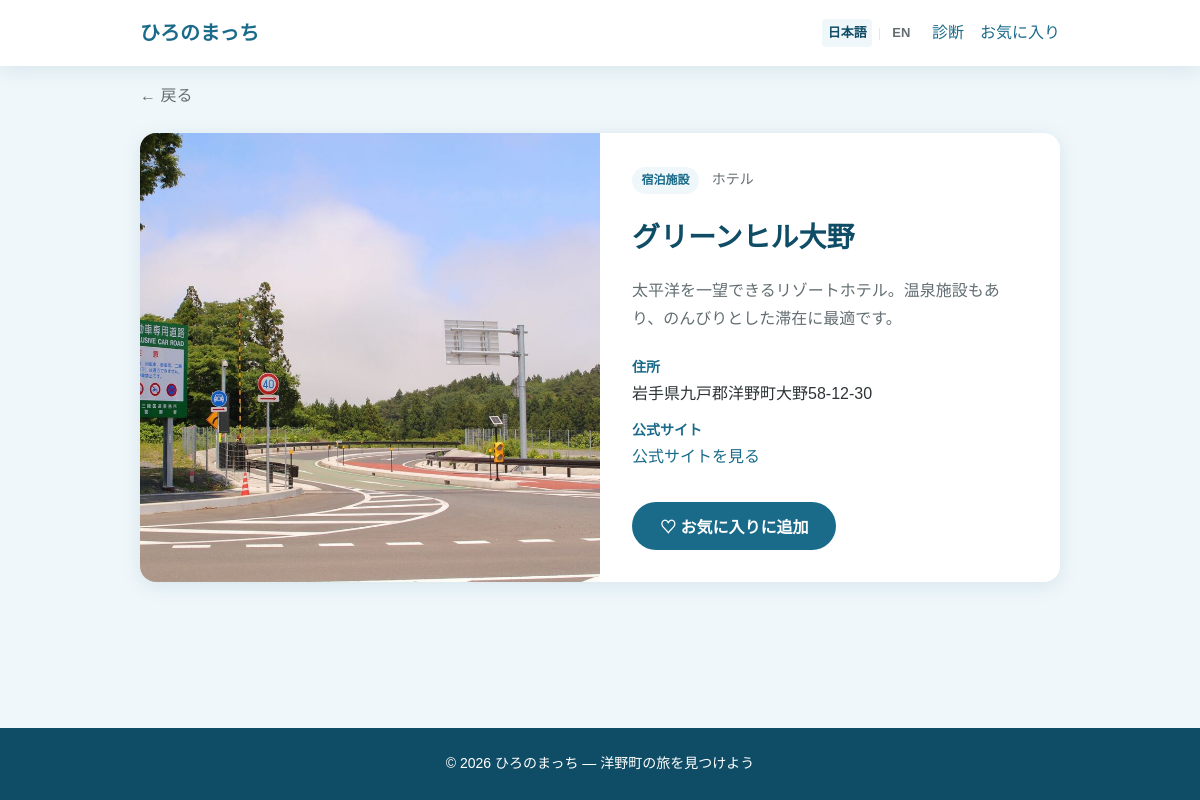
Page /spot/9 on the committed database.
### tables this page shows
CREATE TABLE spots (
    id INTEGER PRIMARY KEY AUTOINCREMENT,
    name TEXT NOT NULL,
    category TEXT NOT NULL,
    genre TEXT NOT NULL,
    description TEXT NOT NULL,
    image_url TEXT NOT NULL,
    address TEXT NOT NULL,
    official_url TEXT NOT NULL,
    map_url TEXT NOT NULL DEFAULT '',
    name_en TEXT NOT NULL DEFAULT '',
    category_en TEXT NOT NULL DEFAULT '',
    genre_en TEXT NOT NULL DEFAULT '',
    description_en TEXT NOT NULL DEFAULT ''
);

### app.py (the view)
@app.route("/spot/<int:spot_id>")
def spot_detail(spot_id):
    spot = fetch_spot(spot_id)
    if spot is None:
        abort(404)
    return render_template("spot_detail.html", spot=spot)

### app.py (called while the page is built)
@app.context_processor
def inject_i18n():
    return {
        "_": translate,
        "tv": translate_value,
        "lang": get_lang(),
        "supported_langs": SUPPORTED_LANGS,
    }

def fetch_spot(spot_id):
    db = get_db()
    spot = db.execute("SELECT * FROM spots WHERE id = ?", (spot_id,)).fetchone()
    db.close()
    if spot is None:
        return None
    return localize_row(spot, ("name", "category", "genre", "description"))

### database.py (called while the page is built)
def get_db():
    conn = sqlite3.connect(DB_PATH)
    conn.row_factory = sqlite3.Row
    return conn

### i18n.py (called while the page is built)
def load_translations(lang: str) -> dict:
    if lang not in _cache:
        path = TRANSLATIONS_DIR / f"{lang}.json"
        with open(path, encoding="utf-8") as f:
            _cache[lang] = json.load(f)
    return _cache[lang]

def get_lang() -> str:
    try:
        lang = session.get("lang", DEFAULT_LANG)
    except RuntimeError:
        return DEFAULT_LANG
    if lang not in SUPPORTED_LANGS:
        return DEFAULT_LANG
    return lang

def localize_row(row, fields: tuple[str, ...], lang: str | None = None) -> dict:
    lang = lang or get_lang()
    data = dict(row)
    if lang == "en":
        for field in fields:
            en_field = f"{field}_en"
            if data.get(en_field):
                data[field] = data[en_field]
    return data

def translate(key: str, lang: str | None = None) -> str:
    lang = lang or get_lang()
    data = load_translations(lang)
    value = data
    try:
        for part in key.split("."):
            value = value[part]
        if not isinstance(value, str):
            return key
        return value
    except (KeyError, TypeError):
        return key

### templates/spot_detail.html (shortened to what this page needs)
{% extends "base.html" %}
{% block content %}
<section class="spot-detail container">
    <a href="javascript:history.back()" class="back-link">{{ _('spot.back') }}</a>
    <article class="spot-detail-card">
        <div class="spot-detail-image">
            <img src="{{ url_for('static', filename=spot.image_url) }}" alt="{{ spot.name }}">
        </div>
        <div class="spot-detail-body">
            <span class="spot-category">{{ spot.category }}</span>
            <span class="spot-genre">{{ spot.genre }}</span>
            <h1>{{ spot.name }}</h1>
            <p class="spot-description">{{ spot.description }}</p>
            <dl class="spot-info">
                <dt>{{ _('spot.address') }}</dt>
                <dd>{{ spot.address }}</dd>
                <dt>{{ _('spot.official_site') }}</dt>
                <dd>
                    <a href="{{ spot.official_url }}" target="_blank" rel="noopener noreferrer">
                        {{ _('spot.official_link') }}
                    </a>
                </dd>
            </dl>
            <button type="button" class="btn btn-primary btn-favorite-detail"
                    data-spot-id="{{ spot.id }}"
                    data-label-add="{{ _('spot.favorite_add') }}"
                    data-label-done="{{ _('spot.favorite_done') }}">
                {{ _('spot.favorite_add') }}
            </button>
        </div>
    </article>
</section>
{% endblock %}

### static/css/style.css (style rules this page uses)
:root { --color-primary: #1a6b8a; --color-primary-dark: #0f4d66; --color-accent: #f4a261; --color-accent-light: #fff4eb; --color-bg: #f0f7fa; --color-white: #ffffff; --color-text: #2d3436; --color-text-light: #636e72; --color-border: #dfe6e9; --radius: 16px; --radius-sm: 12px; --shadow: 0 4px 20px rgba(26, 107, 138, 0.12); --shadow-card: 0 8px 24px rgba(26, 107, 138, 0.15); --font: "Hiragino Sans", "Hiragino Kaku Gothic ProN", Meiryo, sans-serif; --mobile-max: 480px; --header-height: 57px; }
*, *::before, *::after { box-sizing: border-box; margin: 0; padding: 0; }
body { font-family: var(--font); color: var(--color-text); background: var(--color-bg); line-height: 1.7; min-height: 100vh; display: flex; flex-direction: column; }
img { max-width: 100%; height: auto; display: block; }
a { color: var(--color-primary); text-decoration: none; }
.container { width: 100%; max-width: 960px; margin: 0 auto; padding: 0 1.25rem; }
.btn { display: inline-block; padding: 0.75rem 1.75rem; border-radius: 999px; font-size: 1rem; font-weight: 600; border: none; cursor: pointer; text-decoration: none; transition: transform 0.15s, box-shadow 0.15s; }
.btn-primary { background: var(--color-primary); color: var(--color-white); }
.spot-category { display: inline-block; background: var(--color-bg); color: var(--color-primary); font-size: 0.75rem; font-weight: 600; padding: 0.2rem 0.6rem; border-radius: 999px; margin-bottom: 0.5rem; }
.spot-detail-card { background: var(--color-white); border-radius: var(--radius); overflow: hidden; box-shadow: var(--shadow); display: grid; grid-template-columns: 1fr 1fr; gap: 0; }
.spot-detail-image img { width: 100%; height: 100%; min-height: 320px; object-fit: cover; }
.spot-detail-body { padding: 2rem; }
.spot-genre { display: inline-block; margin-left: 0.5rem; font-size: 0.875rem; color: var(--color-text-light); }
.spot-detail-body h1 { font-size: 1.75rem; color: var(--color-primary-dark); margin: 0.75rem 0 1rem; }
.spot-description { margin-bottom: 1.5rem; color: var(--color-text-light); }
.spot-info { margin-bottom: 1.5rem; }
.spot-info dt { font-weight: 600; font-size: 0.875rem; color: var(--color-primary); margin-top: 0.75rem; }
.spot-info dd { margin-left: 0; }
.btn-favorite-detail { margin-top: 0.5rem; }
.back-link { display: inline-block; margin-bottom: 1.5rem; font-weight: 500; color: var(--color-text-light); text-decoration: none; }

### rows in the picture
spots: image_url (picture), category "宿泊施設", genre "ホテル", name "グリーンヒル大野", description "太平洋を一望できるリゾートホテル。温泉施設もあり、のんびりとした滞在に最適です。", address "岩手県九戸郡洋野町大野58-12-30"
